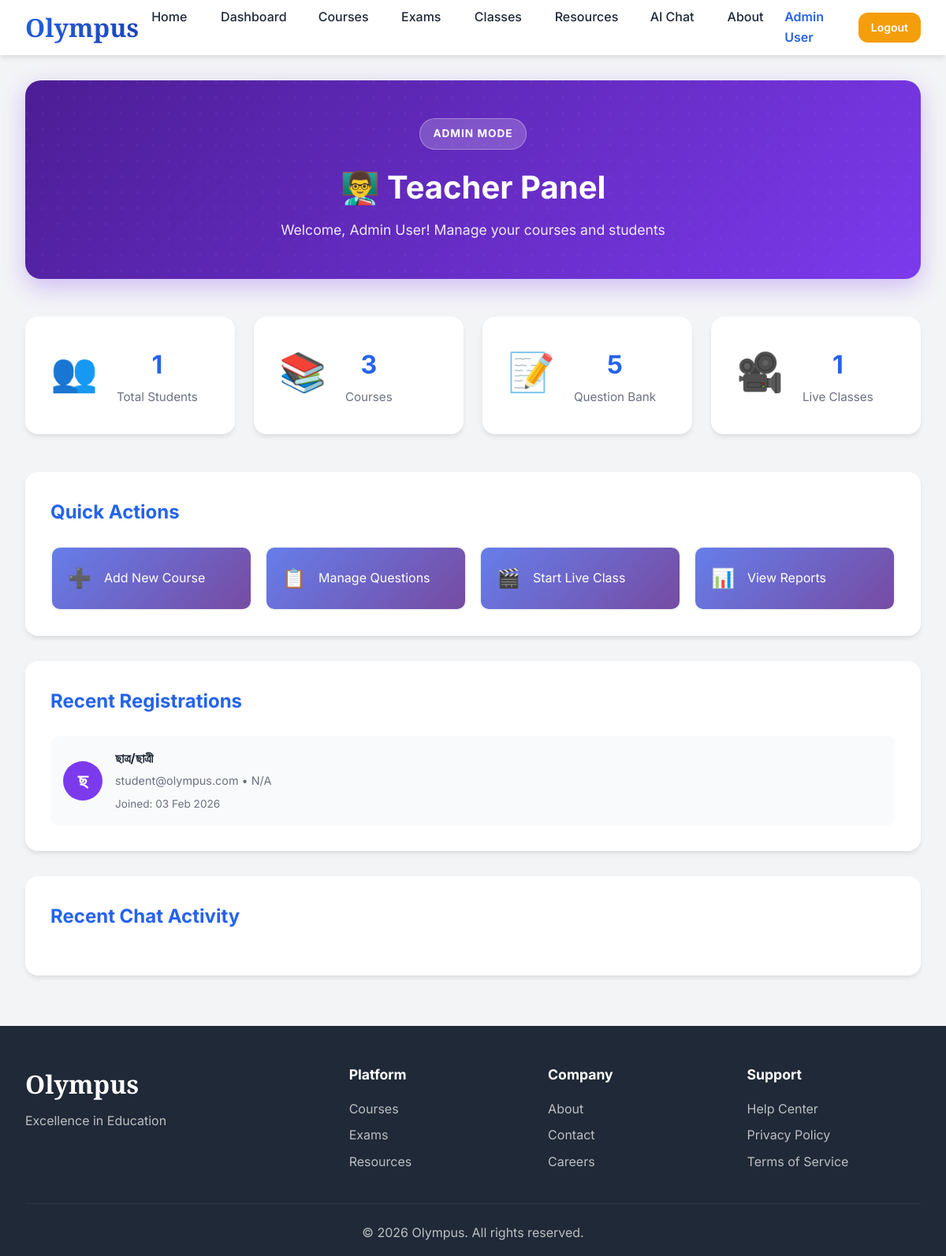
/teacher (signed in), run on the app's committed database.
### models.py (models this page shows, shortened)
class User(db.Model):
    __tablename__ = 'users'
    id = db.Column(db.Integer, primary_key=True)
    email = db.Column(db.String(120), unique=True, nullable=False, index=True)
    password_hash = db.Column(db.String(255), nullable=False)
    name = db.Column(db.String(100), nullable=False)
    role = db.Column(db.String(20), default='student')  # student, admin, instructor
    created_at = db.Column(db.DateTime, default=datetime.utcnow)
    last_login = db.Column(db.DateTime)
    submissions = db.relationship('Submission', backref='user', lazy='dynamic', cascade='all, delete-orphan')
    chat_messages = db.relationship('ChatMessage', backref='user', lazy='dynamic', cascade='all, delete-orphan')

### app.py (the view)
    def wrapper(*args, **kwargs):
        if 'user' not in session:
            flash('লগইন করুন', 'warning')
            return redirect(url_for('login'))
        return f(*args, **kwargs)

### app.py (called while the page is built)
@app.context_processor
def inject_user():
    return dict(user=session.get('user'))

def login_required(f):
    def wrapper(*args, **kwargs):
        if 'user' not in session:
            flash('লগইন করুন', 'warning')
            return redirect(url_for('login'))
        return f(*args, **kwargs)
    wrapper.__name__ = f.__name__
    return wrapper

### templates/teacher_panel.html (shortened to what this page needs)
{% extends "base.html" %}
{% block content %}
<section class="teacher-panel">
    <div class="panel-container">
        <div class="panel-header teacher-header-bg">
            <div class="header-content">
                <span class="role-badge">Admin Mode</span>
                <h1>👨‍🏫 Teacher Panel</h1>
                <p>Welcome, {{ user.name }}! Manage your courses and students</p>
            </div>
        </div>
        <div class="stats-grid">
            <div class="stat-card">
                <div class="stat-icon">👥</div>
                <div class="stat-info">
                    <h3>{{ stats.total_students }}</h3>
                    <p>Total Students</p>
                </div>
            </div>
            <div class="stat-card">
                <div class="stat-icon">📚</div>
                <div class="stat-info">
                    <h3>{{ stats.total_courses }}</h3>
                    <p>Courses</p>
                </div>
            </div>
            <div class="stat-card">
                <div class="stat-icon">📝</div>
                <div class="stat-info">
                    <h3>{{ stats.total_questions }}</h3>
                    <p>Question Bank</p>
                </div>
            </div>
            <div class="stat-card">
                <div class="stat-icon">🎥</div>
                <div class="stat-info">
                    <h3>{{ stats.active_classes }}</h3>
                    <p>Live Classes</p>
                </div>
            </div>
        </div>
        <div class="quick-actions">
            <h2>Quick Actions</h2>
            <div class="actions-grid">
                <a href="/courses" class="action-btn purple-btn">
                    <span class="action-icon">➕</span>
                    <span>Add New Course</span>
                </a>
                <a href="/questions" class="action-btn purple-btn">
                    <span class="action-icon">📋</span>
                    <span>Manage Questions</span>
                </a>
                <a href="/classes" class="action-btn purple-btn">
                    <span class="action-icon">🎬</span>
                    <span>Start Live Class</span>
                </a>
                <a href="#" class="action-btn purple-btn">
                    <span class="action-icon">📊</span>
                    <span>View Reports</span>
                </a>
            </div>
        </div>
        <div class="recent-section">
            <h2>Recent Registrations</h2>
            <div class="students-list">
                {% for student in recent_students %}
                <div class="student-item">
                    <div class="student-avatar purple-avatar">{{ student.name[0] }}</div>
                    <div class="student-info">
                        <h4>{{ student.name }}</h4>
                        <p>{{ student.email }} • {{ student.class_level or 'N/A' }}</p>
                        <small>Joined: {{ student.created_at.strftime('%d %b %Y') }}</small>
                    </div>
                </div>
                {% endfor %}
            </div>
        </div>
        <div class="recent-section">
            <h2>Recent Chat Activity</h2>
        </div>
    </div>
</section>
{% endblock %}

### templates/base.html (shortened to what this page needs)
<!DOCTYPE html>
<html lang="en">
<head>
    <link rel="stylesheet" href="{{ url_for('static', filename='css/style.css') }}">
</head>
<body>
    <nav class="navbar">
        <div class="nav-container">
            <div class="nav-brand">
                <h1>Olympus</h1>
            </div>
            <ul class="nav-menu" id="navMenu">
                <li><a href="{{ url_for('index') }}"
                        class="nav-link {% if request.endpoint == 'index' %}active{% endif %}">Home</a></li>
                {% if user %}
                <li><a href="{{ url_for('dashboard') }}"
                        class="nav-link {% if request.endpoint == 'dashboard' %}active{% endif %}">Dashboard</a></li>
                <li><a href="{{ url_for('courses') }}"
                        class="nav-link {% if request.endpoint == 'courses' %}active{% endif %}">Courses</a></li>
                <li><a href="{{ url_for('exams') }}"
                        class="nav-link {% if request.endpoint == 'exams' %}active{% endif %}">Exams</a></li>
                <li><a href="{{ url_for('classes') }}"
                        class="nav-link {% if request.endpoint == 'classes' %}active{% endif %}">Classes</a></li>
                <li><a href="{{ url_for('resources') }}"
                        class="nav-link {% if request.endpoint == 'resources' %}active{% endif %}">Resources</a></li>
                {% endif %}
                <li><a href="{{ url_for('ai_chat') }}"
                        class="nav-link {% if request.endpoint == 'ai_chat' %}active{% endif %}">AI Chat</a></li>
                <li><a href="{{ url_for('about') }}"
                        class="nav-link {% if request.endpoint == 'about' %}active{% endif %}">About</a></li>
                {% if user %}
                <li class="nav-user-info">
                    <span class="user-name">{{ user.name }}</span>
                    <a href="{{ url_for('logout') }}" class="btn btn-secondary btn-small">Logout</a>
                </li>
                {% else %}
                <li><a href="{{ url_for('login') }}" class="btn btn-outline">Login</a></li>
                <li><a href="{{ url_for('register') }}" class="btn btn-primary">Register</a></li>
                {% endif %}
            </ul>
        </div>
    </nav>
    <main>
        {% block content %}{% endblock %}
    </main>
    <footer class="footer">
        <div class="footer-container">
            <div class="footer-brand">
                <h2>Olympus</h2>
                <p>Excellence in Education</p>
            </div>
            <div class="footer-links">
                <div class="footer-column">
                    <h4>Platform</h4>
                    <a href="{{ url_for('courses') }}">Courses</a>
                    <a href="{{ url_for('exams') }}">Exams</a>
                    <a href="{{ url_for('resources') }}">Resources</a>
                </div>
                <div class="footer-column">
                    <h4>Company</h4>
                    <a href="{{ url_for('about') }}">About</a>
                    <a href="#">Contact</a>
                    <a href="#">Careers</a>
                </div>
                <div class="footer-column">
                    <h4>Support</h4>
                    <a href="#">Help Center</a>
                    <a href="#">Privacy Policy</a>
                    <a href="#">Terms of Service</a>
                </div>
            </div>
        </div>
        <div class="footer-bottom">
            <p>&copy; 2026 Olympus. All rights reserved.</p>
        </div>
    </footer>
</body>
</html>

### static/css/style.css (style rules this page uses)
* { margin: 0; padding: 0; box-sizing: border-box; }
:root { --primary-blue: #2563eb; --primary-dark: #1e40af; --primary-light: #3b82f6; --gold: #f59e0b; --gold-dark: #d97706; --text-dark: #1f2937; --text-light: #6b7280; --bg-light: #f9fafb; --bg-white: #ffffff; --gradient-primary: linear-gradient(135deg, #2563eb 0%, #1e40af 100%); --gradient-gold: linear-gradient(135deg, #f59e0b 0%, #d97706 100%); --gradient-hero: linear-gradient(135deg, #eff6ff 0%, #dbeafe 100%); --font-primary: 'Inter', -apple-system, BlinkMacSystemFont, sans-serif; --font-display: 'Playfair Display', Georgia, serif; --shadow-sm: 0 1px 2px 0 rgba(0, 0, 0, 0.05); --shadow-md: 0 4px 6px -1px rgba(0, 0, 0, 0.1); --shadow-lg: 0 10px 15px -3px rgba(0, 0, 0, 0.1); --shadow-xl: 0 20px 25px -5px rgba(0, 0, 0, 0.1); --transition-fast: 0.2s ease; --transition-base: 0.3s ease; --transition-slow: 0.5s ease; }
body { font-family: var(--font-primary); color: var(--text-dark); background: var(--bg-white); line-height: 1.6; overflow-x: hidden; }
.navbar { position: fixed; top: 0; left: 0; right: 0; background: rgba(255, 255, 255, 0.95); backdrop-filter: blur(10px); box-shadow: var(--shadow-md); z-index: 1000; animation: slideDown 0.5s ease-out; }
.nav-container { max-width: 1400px; margin: 0 auto; padding: 0 2rem; display: flex; justify-content: space-between; align-items: center; height: 70px; }
.nav-brand h1 { font-family: var(--font-display); font-size: 2rem; background: var(--gradient-primary); -webkit-background-clip: text; -webkit-text-fill-color: transparent; background-clip: text; font-weight: 900; }
.nav-menu { display: flex; gap: 1rem; align-items: center; list-style: none; }
.nav-link { color: var(--text-dark); text-decoration: none; padding: 0.5rem 1rem; border-radius: 8px; font-weight: 500; transition: var(--transition-base); position: relative; }
.nav-link::after { content: ''; position: absolute; bottom: 0; left: 50%; width: 0; height: 2px; background: var(--gradient-primary); transition: var(--transition-base); transform: translateX(-50%); }
.nav-user-info { display: flex; align-items: center; gap: 1rem; }
.user-name { font-weight: 600; color: var(--primary-blue); }
.btn { display: inline-block; padding: 0.75rem 1.5rem; border-radius: 12px; font-weight: 600; text-decoration: none; text-align: center; cursor: pointer; border: none; transition: all var(--transition-base); font-family: var(--font-primary); font-size: 1rem; }
.btn-secondary { background: var(--gold); color: white; }
.btn-small { padding: 0.5rem 1rem; font-size: 0.875rem; }
main { margin-top: 70px; }
.stats-grid { display: grid; grid-template-columns: repeat(auto-fit, minmax(250px, 1fr)); gap: 1.5rem; margin-bottom: 2rem; }
.stat-card { background: white; padding: 2rem; border-radius: 16px; box-shadow: var(--shadow-md); text-align: center; transition: var(--transition-base); animation: fadeInUp 0.5s ease-out; }
.stat-icon { font-size: 2.5rem; margin-bottom: 0.5rem; }
.footer { background: #1f2937; color: white; padding: 3rem 2rem 1rem; }
.footer-container { max-width: 1400px; margin: 0 auto; display: grid; grid-template-columns: 1fr 2fr; gap: 3rem; margin-bottom: 2rem; }
.footer-brand h2 { font-family: var(--font-display); font-size: 2rem; margin-bottom: 0.5rem; }
.footer-brand p { opacity: 0.7; }
.footer-links { display: grid; grid-template-columns: repeat(3, 1fr); gap: 2rem; }
.footer-column h4 { margin-bottom: 1rem; font-size: 1.1rem; }
.footer-column a { display: block; color: rgba(255, 255, 255, 0.7); text-decoration: none; margin-bottom: 0.5rem; transition: var(--transition-base); }
.footer-bottom { border-top: 1px solid rgba(255, 255, 255, 0.1); padding-top: 1.5rem; text-align: center; opacity: 0.7; }

### data on the page
User: name "Admin User"
User: name "ছ", name "ছাত্র/ছাত্রী", email "student@olympus.com", class_level "N/A", created_at "03 Feb 2026"

### other printed values
{{ stats.total_students }} "1"
{{ stats.total_courses }} "3"
{{ stats.total_questions }} "5"
{{ stats.active_classes }} "1"
